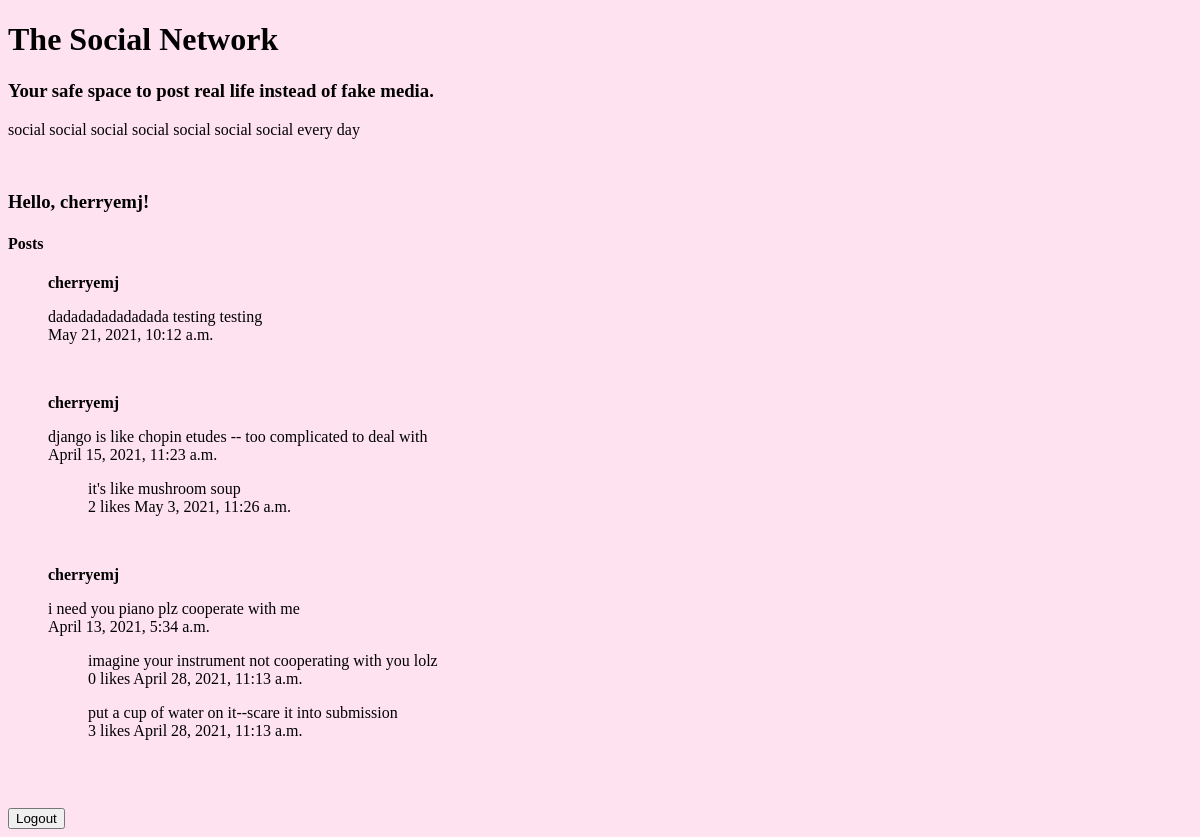
Page / (signed in) on the earlier database version.
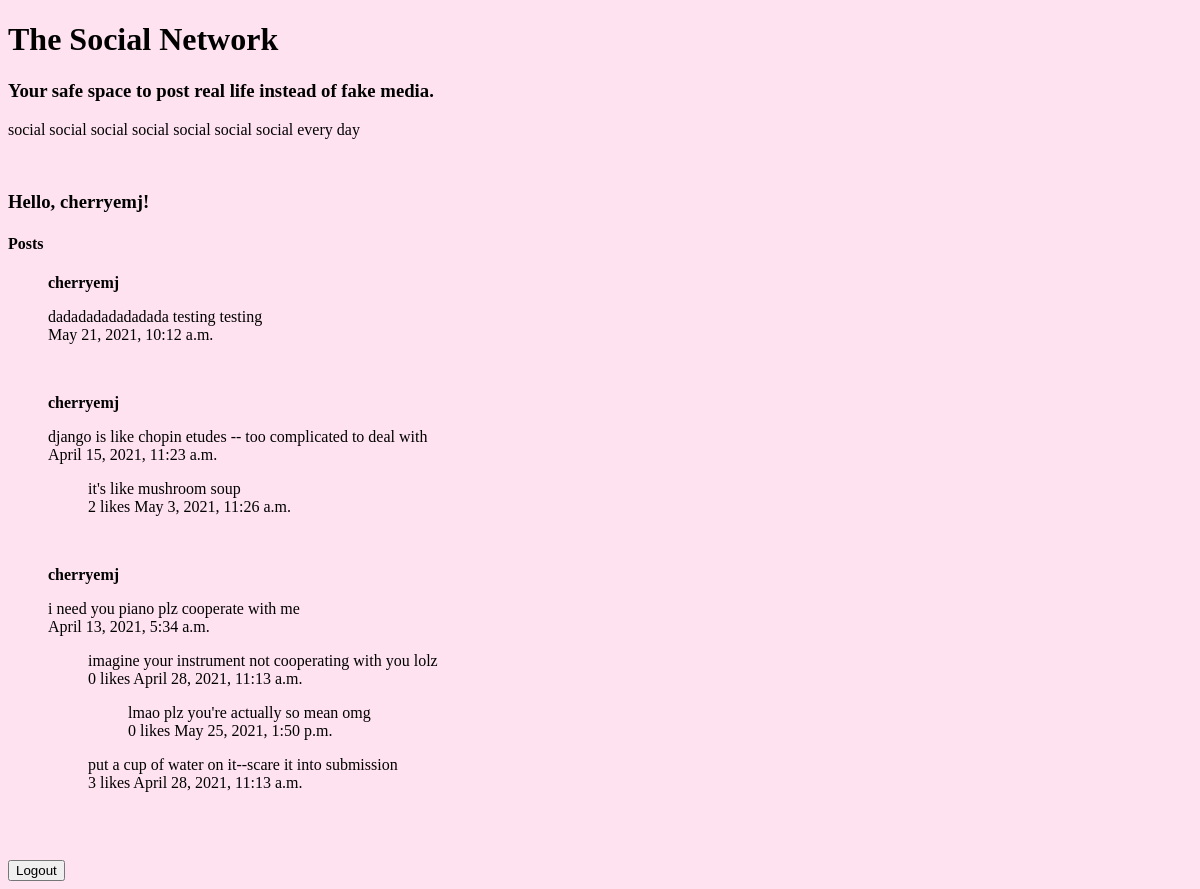
Same page on the later database version.
### polls/models.py (models this page shows)
class Post(models.Model):
    user = models.ForeignKey(User, on_delete = models.CASCADE) # delete a user, delete their posts
    text = models.CharField(max_length = 200)
    likes = models.IntegerField(default=0)
    pub_date = models.DateTimeField(default = now)

class Comment(models.Model):
    post = models.ForeignKey(Post, on_delete = models.CASCADE, null = True, blank = True)
    text = models.CharField(max_length = 200, default="")
    likes = models.IntegerField(default=0)
    pub_date = models.DateTimeField(default = now)
    commentingOn = models.ForeignKey("Comment", on_delete = models.CASCADE, null = True, blank = True)

### polls/views.py (the view, shortened to what this page needs)
# urls.py: path('', views.index, name='index'),
def index(request):
    if request.user.is_authenticated:
        loggedIn = True
    else:
        loggedIn = False
    allposts = Post.objects.order_by('-pub_date')
    alldata = []    # combined list including posts and their attributes + comments
    for post in allposts:
        postDict = {}
        postDict['user'] = post.user
        postDict['text'] = post.text
        postDict['likes'] = post.likes
        postDict['pub_date'] = post.pub_date
        postCommentsList = []   # to house all the comments of the post plus subcomments
        postComments = Comment.objects.filter(post=post, commentingOn__isnull = True)
        for comment in postComments: # loops through the postComments queryset
            if not comment.commentingOn:
                postCommentsList.append(getComment(comment))
        postDict['comments'] = postCommentsList
        alldata.append(postDict)
    pprint(alldata)
    context = {
        'alldata': alldata,
        'loggedIn': loggedIn,
        'user': request.user
        }
    return render(request, 'polls/index.html', context)

### polls/views.py (called while the page is built)
def getComment(comment):
    commentDict = {}
    commentDict['text'] = comment.text
    commentDict['likes'] = comment.likes
    commentDict['pub_date'] = comment.pub_date
    subComments = Comment.objects.filter(commentingOn = comment)
    if subComments:
        layeredComments = []
        for subComment in subComments:
            subCommentDict = getComment(subComment)
            layeredComments.append(subCommentDict)
        commentDict['subcomments'] = layeredComments
    return commentDict

### polls/templates/polls/index.html (shortened to what this page needs)
<!DOCTYPE html>
<html lang="en" dir="ltr">
  <head>
  </head>
  <body style="background-color: #FFE2F0">
  <div>
    <h1>The Social Network</h1>
    <h3>Your safe space to post real life instead of fake media.</h3>
    <p>social social social social social social social every day</p>
    <br>
    {% if loggedIn %}
      <h3>Hello, {{ user.username }}!</h3>
      <h4>Posts</h4>
      <ul>
        {% for post in alldata %}
          <p><b>{{post.user}}</b></p>
          <p>{{post.text}} <br> {{post.pub_date}}</p>
          <ul>
          {% for comment in post.comments %}
            <p>{{comment.text}} <br> {{comment.likes}} likes {{comment.pub_date}}</p>
            <ul>
              {% for subcomment in comment.subcomments %}
                <p> {{subcomment.text}} <br> {{subcomment.likes}} likes {{subcomment.pub_date}}</p>
              {% endfor %}
            </ul>
          {% endfor %}
        </ul>
        <br>
        {% endfor %}
      </ul>
      <br>
      <form action="http://127.0.0.1:8000/" method="post">
        <button type="submit">Logout</button>
      </form>
    {% endif %}
  </div>
  </body>
</html>

Differences in the rows shown:
added Comment: text "lmao plz you're actually so mean omg", pub_date "May 25, 2021, 1:50 p.m."
Other differences:
new list line: "0 likes"
